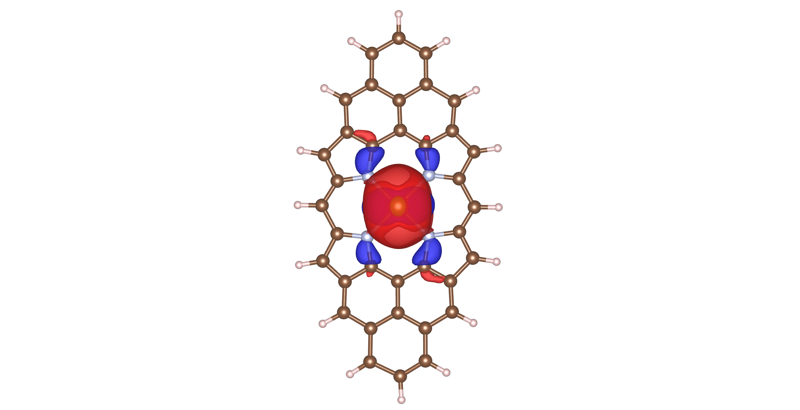
#> input picture earlier-work/dft-porphyrin-networks/figures/thesis/Fe_DPP_HOMO.png, 800 x 410 px, given in place of Fe_TPP_HOMO.png, which was not available
$ python make_thesis_orbitals.py
#> lines starting #> are read from the running program, lines starting #| are printed output that depends on the picture; after the words box and inside, x2 and y2 are one past the last pixel; in counts of white or black regions, pixels touching at a corner belong together
#!/usr/bin/env python3
#-------- make_thesis_orbitals.py ---------------------------------------------------
#-----------------------------------------------------------------------------
# Orbital pictures from the thesis itself. The FHI-aims runs can't be repeated, but the
# thesis PDF holds the original isosurface renders (red and blue: the two signs of the
# wavefunction). This pulls them out by page and position and lays them out as figures:
#
#   fig13_fe_dz2_top_and_side   the Fe-TPP HOMO from above and side-on: the iron dz2
#                               orbital standing out of the plane of the ring
#   fig14_orbital_atlas         HOMO-1, HOMO, LUMO and LUMO+1 for Zn-TPP, Fe-TPP, Fe-DPP,
#                               V-TPP and V-DPP (thesis figures 2.1-2.6)
#   fig15_chain_orbitals        the frontier orbitals of the periodic chains (thesis
#                               figures 3.2, 3.4, 3.6 and 3.8)
#
# The extracted renders are kept in figures/thesis/ so the figures rebuild without the PDF.
#
#   python make_thesis_orbitals.py ["path/to/Capstone_Script.pdf"]
#
# Output: figures/thesis/*.png, figures/fig13-15

import os
import sys

import numpy as np
import matplotlib
matplotlib.use("Agg")
import matplotlib.pyplot as plt
from PIL import Image

HERE = os.path.dirname(os.path.abspath(__file__))
SRC = os.path.join(HERE, "figures", "thesis")

# (page, top-left y, x) of each render in the PDF, in points, named
MOLECULES = {  # page, then positions of HOMO-1, HOMO, LUMO, LUMO+1
    "Zn-TPP": (23, [(474, 298), (474, 410), (557, 298), (557, 410)]),
    "Fe-TPP": (25, [(73, 298), (73, 410), (156, 298), (156, 410)]),
    "Fe-DPP": (24, [(437, 298), (437, 410), (520, 298), (520, 410)]),
    "V-TPP": (26, [(73, 298), (73, 410), (156, 298), (156, 410)]),
    "V-DPP": (25, [(424, 298), (424, 410), (507, 298), (507, 410)]),
}
CHAINS = {  # page, positions in reading order (a)-(d)
    "Zn chain, strong coupling": (28, [(342, 73), (342, 307), (464, 73), (464, 307)]),
    "Fe-DPP chain": (29, [(254, 100), (254, 334), (366, 100), (366, 334)]),
    "V chain, weak coupling": (30, [(116, 73), (116, 307), (253, 73), (253, 307)]),
    "V-extra chain, strong coupling": (31, [(73, 73), (73, 307), (209, 73), (209, 307)]),
}
SIDE = (24, (145, 185))
LEVELS = ["HOMO-1", "HOMO", "LUMO", "LUMO+1"]


def extract(pdf):
    import pymupdf
    os.makedirs(SRC, exist_ok=True)
    d = pymupdf.open(pdf)

    def grab(page, pos, name):
        p = d[page - 1]
        for im in p.get_images(full=True):
            for r in p.get_image_rects(im[0]):
                if abs(r.y0 - pos[0]) < 3 and abs(r.x0 - pos[1]) < 3:
                    img = Image.open(__import__("io").BytesIO(d.extract_image(im[0])["image"])).convert("RGB")
                    img.thumbnail((800, 800))
                    img.save(os.path.join(SRC, name + ".png"))
                    return
        raise KeyError((page, pos))

    grab(*SIDE, "fe_tpp_homo_side")
    for mol, (page, pos) in MOLECULES.items():
        for lev, xy in zip(LEVELS, pos):
            grab(page, xy, f"{mol}_{lev}".replace("+", "p").replace("-", "_"))
    for ch, (page, pos) in CHAINS.items():
        for k, xy in enumerate(pos):
            grab(page, xy, f"chain_{ch.split(',')[0].replace(' ', '_').replace('-', '_')}_{'abcd'[k]}")


def load(name):
#> called with name = 'Fe_TPP_HOMO'
    im = np.asarray(Image.open(os.path.join(SRC, name + ".png")).convert("RGB"))
#> im is the input picture: shape (410, 800, 3); mean R, G, B 249.2, 245.6, 246.1
    mask = (im < 245).any(axis=2)                       # crop the white margin
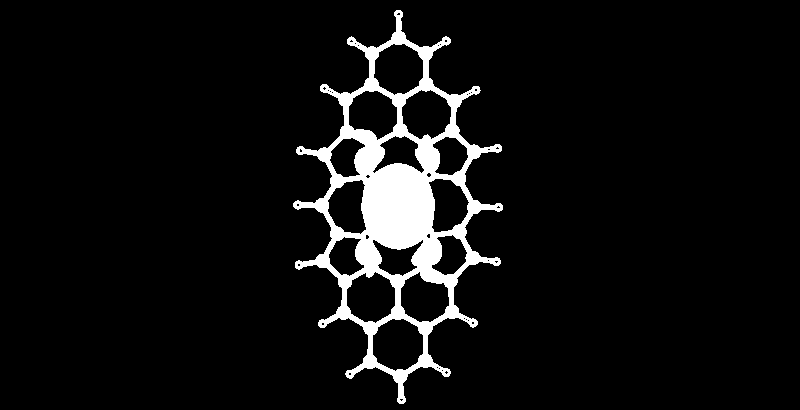
#> mask: shape (410, 800) bool; 6.1% white; 1 white region, box (x1, y1, x2, y2) and area: (293, 10, 503, 404) 20156
    ys, xs = np.where(mask)
    if len(ys):
        pad = 10
        im = im[max(ys.min() - pad, 0):ys.max() + pad, max(xs.min() - pad, 0):xs.max() + pad]
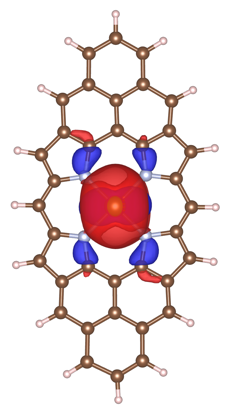
#> im: shape (410, 229, 3); mean R, G, B 234.8, 222.1, 223.7
    return im


def main():
    if len(sys.argv) > 1:
        extract(sys.argv[1])
    plt.rcParams.update({"font.family": "serif", "font.size": 11})

    fig, axes = plt.subplots(1, 2, figsize=(12, 4.6), gridspec_kw=dict(width_ratios=[1, 1.9], wspace=0.05))
    axes[0].imshow(load("Fe_TPP_HOMO")); axes[0].set_title("Fe-TPP HOMO, from above", loc="left")
    axes[1].imshow(load("fe_tpp_homo_side")); axes[1].set_title("The same orbital side-on: iron dz² out of the ring's plane", loc="left")
#> call 2 of load, with name = 'fe_tpp_homo_side'
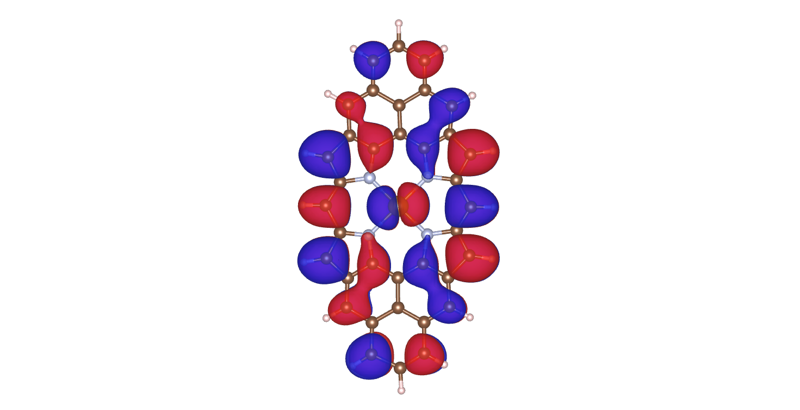
#> input picture earlier-work/dft-porphyrin-networks/figures/thesis/Fe_DPP_HOMO_1.png, 800 x 410 px, given in place of fe_tpp_homo_side.png, which was not available
#> in load, im is the input picture: shape (410, 800, 3); mean R, G, B 241.1, 233.1, 240.4
#> in load (call 2), `mask = (im < 245).any(axis=2)`:
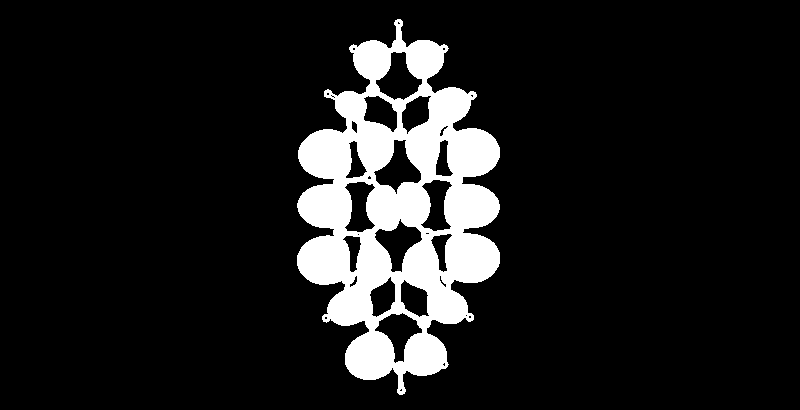
#> mask: shape (410, 800) bool; 11.2% white; 1 white region, box (x1, y1, x2, y2) and area: (297, 19, 500, 395) 36718
#> in load (call 2), `im = im[max(ys.min() - pad, 0):ys.max() + pad, max(xs.min() - pad, 0):..`:
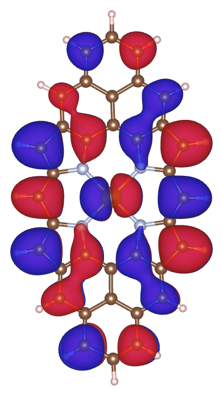
#> im: shape (395, 222, 3); mean R, G, B 202.9, 173.1, 200.3
    for ax in axes:
        ax.axis("off")
#> this loop made 2 passes
    fig.savefig(os.path.join(HERE, "figures", "fig13_fe_dz2_top_and_side.png"), dpi=160, bbox_inches="tight"); plt.close(fig)

    fig, axes = plt.subplots(len(MOLECULES), 4, figsize=(10, 2.7 * len(MOLECULES)), gridspec_kw=dict(wspace=0.02, hspace=0.12))
    for i, mol in enumerate(MOLECULES):
        for j, lev in enumerate(LEVELS):
            ax = axes[i, j]
            ax.imshow(load(f"{mol}_{lev}".replace("+", "p").replace("-", "_")))
            ax.set_xticks([]); ax.set_yticks([])
            for s in ax.spines.values():
                s.set_visible(False)
            if i == 0:
                ax.set_title(lev, fontsize=12)
            if j == 0:
                ax.set_ylabel(mol, fontsize=12, rotation=0, ha="right", va="center", labelpad=12)
    fig.savefig(os.path.join(HERE, "figures", "fig14_orbital_atlas.png"), dpi=150, bbox_inches="tight"); plt.close(fig)

    labs = ["(a)", "(b)", "(c)", "(d)"]
    fig, axes = plt.subplots(len(CHAINS), 2, figsize=(13, 2.2 * len(CHAINS)), gridspec_kw=dict(wspace=0.03, hspace=0.35))
    for i, ch in enumerate(CHAINS):
        base = f"chain_{ch.split(',')[0].replace(' ', '_').replace('-', '_')}"
        for j, k in enumerate("bc"):                     # (b) HOMO and (c) LUMO in the thesis panels
            ax = axes[i, j]
            ax.imshow(load(f"{base}_{k}")); ax.axis("off")
            ax.set_title(f"{ch}: {'HOMO' if k == 'b' else 'LUMO'}", loc="left", fontsize=11)
    fig.savefig(os.path.join(HERE, "figures", "fig15_chain_orbitals.png"), dpi=150, bbox_inches="tight"); plt.close(fig)


if __name__ == "__main__":
#> (the run stopped early here; a loop or call above may not have finished)
